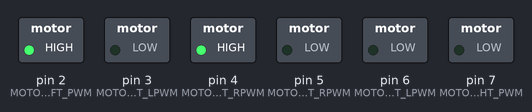
A sketch run on a simulated Arduino Uno, built with avr-gcc and run on an emulated ATmega328P. On the bench: switched loads named in the sketch (green lamp = pin HIGH).

Above: at 0.1 s.
Timing chart, 0 to 1.6 s (numbered marks = the images above):
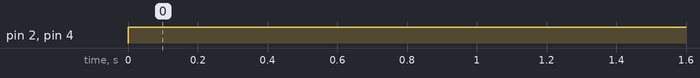

Measured:
- by itself, pin 2 (MOTOR_LEFT_PWM), pin 4 (MOTOR_LEFT_RPWM): LOW → HIGH at 0.00 s

The sketch:

motor_movement.ino
```cpp
// Motor - Left
#define MOTOR_LEFT_PWM   2
#define MOTOR_LEFT_LPWM  3
#define MOTOR_LEFT_RPWM  4

// Motor - Right
#define MOTOR_RIGHT_PWM   7
#define MOTOR_RIGHT_LPWM  6
#define MOTOR_RIGHT_RPWM  5

void setup() {
  // Pin modları
  pinMode(MOTOR_LEFT_PWM, OUTPUT);
  pinMode(MOTOR_LEFT_LPWM, OUTPUT);
  pinMode(MOTOR_LEFT_RPWM, OUTPUT);

  pinMode(MOTOR_RIGHT_PWM, OUTPUT);
  pinMode(MOTOR_RIGHT_LPWM, OUTPUT);
  pinMode(MOTOR_RIGHT_RPWM, OUTPUT);

  stop(); // Başlangıçta motorları durdur
}

void loop() {
  forward();
 // Biraz beklet, sürekli tekrar etmesin
}

void forward() {
  analogWrite(MOTOR_LEFT_PWM, 200);      // PWM sinyali
  digitalWrite(MOTOR_LEFT_LPWM, LOW);    // LPWM LOW
  digitalWrite(MOTOR_LEFT_RPWM, HIGH);   // RPWM HIGH (ileri)
/*
  analogWrite(MOTOR_RIGHT_PWM, 200);
  digitalWrite(MOTOR_RIGHT_LPWM, LOW);
  digitalWrite(MOTOR_RIGHT_RPWM, HIGH);*/
}


void backward() {
  analogWrite(MOTOR_LEFT_PWM, 200);
  digitalWrite(MOTOR_LEFT_LPWM, HIGH);
  digitalWrite(MOTOR_LEFT_RPWM, LOW);
/*
  analogWrite(MOTOR_RIGHT_PWM, 200);
  digitalWrite(MOTOR_RIGHT_LPWM, HIGH);
  digitalWrite(MOTOR_RIGHT_RPWM, LOW);*/
}

void stop() {
  analogWrite(MOTOR_LEFT_PWM, 0);
  digitalWrite(MOTOR_LEFT_LPWM, LOW);
  digitalWrite(MOTOR_LEFT_RPWM, LOW);

  analogWrite(MOTOR_RIGHT_PWM, 0);
  digitalWrite(MOTOR_RIGHT_LPWM, LOW);
  digitalWrite(MOTOR_RIGHT_RPWM, LOW);
}
```
